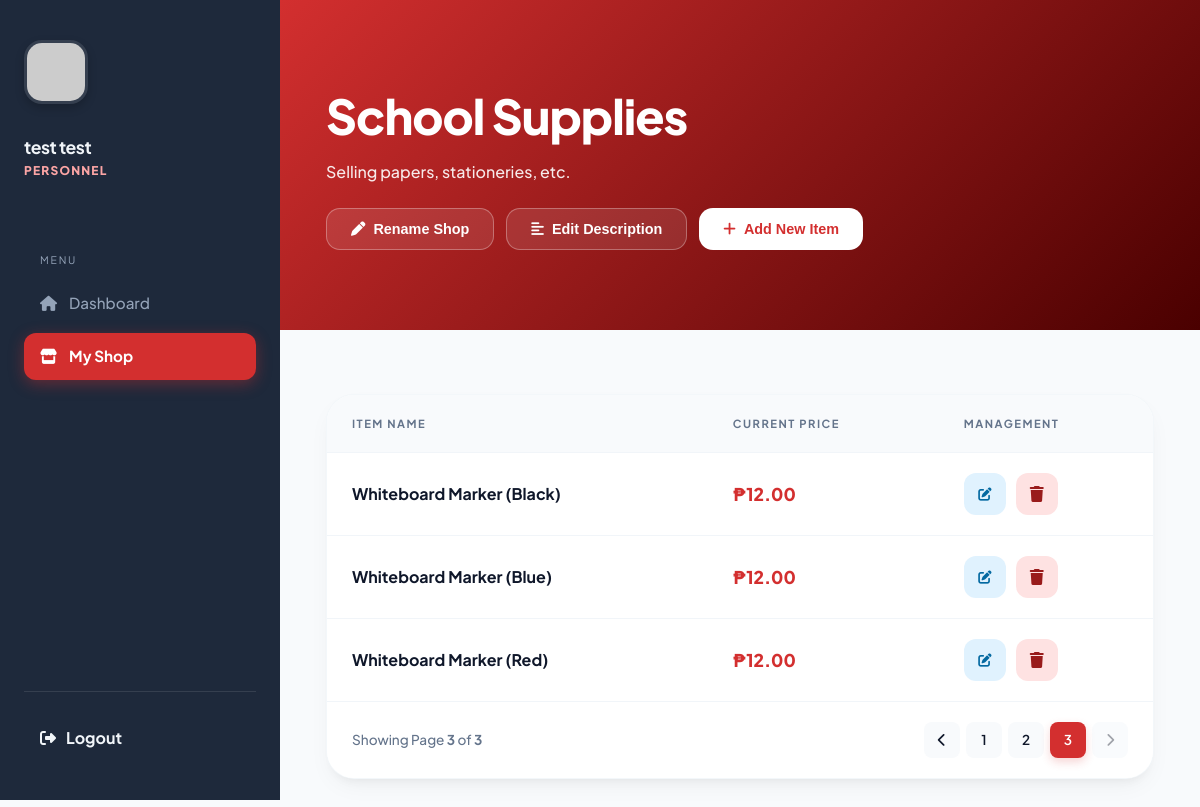
The app's page /manage_shop.php?page=3 (signed in) with its own data.
### tables this page shows
CREATE TABLE `tblshop` (
  `sid` int(11) NOT NULL,
  `accid` int(11) NOT NULL,
  `sname` varchar(255) NOT NULL,
  `shop_description` varchar(255) NOT NULL
);

CREATE TABLE `tblitem` (
  `itemid` int(11) NOT NULL,
  `sid` int(11) NOT NULL,
  `itemname` varchar(255) NOT NULL,
  `price` decimal(10,2) NOT NULL
);

### manage_shop.php (the view, shortened to what this page needs)
<?php
require_once 'includes/connect.php';
$user_id = $_SESSION['user_id'];
$shopQuery = mysqli_query($conn, "SELECT * FROM tblshop WHERE accid = '$user_id' LIMIT 1");
$shop = mysqli_fetch_assoc($shopQuery);
$sid = $shop['sid'];
$sname = $shop['sname'];
$limit = 10;
$page = isset($_GET['page']) && is_numeric($_GET['page']) ? (int)$_GET['page'] : 1;
$offset = ($page - 1) * $limit;
$countQuery = mysqli_query($conn, "SELECT COUNT(*) AS total FROM tblitem WHERE sid = '$sid'");
$countRow = mysqli_fetch_assoc($countQuery);
$total_items = $countRow['total'];
$total_pages = ceil($total_items / $limit);
$itemsQuery = mysqli_query($conn, "SELECT * FROM tblitem WHERE sid = '$sid' ORDER BY itemname ASC LIMIT $limit OFFSET $offset");
?>
<!DOCTYPE html>
<html lang="en">
<head>
    <link rel="stylesheet" href="https://cdnjs.cloudflare.com/ajax/libs/font-awesome/6.4.0/css/all.min.css">
</head>
<body>
<div class="app-container">
    <?php include 'includes/sidebar.php'; ?>
    <main class="main-content">
        <header class="hero">
            <h1 class="welcome-heading"><?php echo htmlspecialchars($sname); ?></h1>
            <?php if (!empty($shop['shop_description'])): ?>
                <p style="opacity: 0.9; margin-top: 0.5rem; font-weight: 500; max-width: 600px;">
                    <?php echo htmlspecialchars($shop['shop_description']); ?>
                </p>
            <?php endif; ?>
            <div class="header-actions">
                <button onclick="openShopEditModal('<?php echo addslashes(htmlspecialchars($sname)); ?>')" class="btn btn-outline">
                    <i class="fas fa-pen"></i> Rename Shop
                </button>
                <button onclick="openDescriptionModal('<?php echo addslashes(htmlspecialchars($shop['shop_description'] ?? '')); ?>')" class="btn btn-outline">
                    <i class="fas fa-align-left"></i> <?php echo empty($shop['shop_description']) ? 'Add Description' : 'Edit Description'; ?>
                </button>
                <button onclick="openModal()" class="btn btn-white"><i class="fas fa-plus"></i> Add New Item</button>
            </div>
        </header>
        <section class="content-body">
            <div class="items-card">
                <table>
                    <thead>
                        <tr><th>Item Name</th><th>Current Price</th><th>Management</th></tr>
                    </thead>
                    <tbody>
                        <?php if (mysqli_num_rows($itemsQuery) > 0): ?>
                            <?php while($row = mysqli_fetch_assoc($itemsQuery)): ?>
                                <tr>
                                    <td><strong><?php echo htmlspecialchars($row['itemname']); ?></strong></td>
                                    <td class="price-tag">₱<?php echo number_format($row['price'], 2); ?></td>
                                    <td class="actions">
                                        <button onclick="openEditModal(<?php echo $row['itemid']; ?>, '<?php echo addslashes(htmlspecialchars($row['itemname'])); ?>', <?php echo $row['price']; ?>)" class="action-btn edit"><i class="fas fa-edit"></i></button>
                                        <a href="process_delete_item.php?id=<?php echo $row['itemid']; ?>"
                                        class="action-btn delete"
                                        onclick="handleDeleteConfirm(event, this.href, '<?php echo addslashes(htmlspecialchars($row['itemname'])); ?>', '<?php echo number_format($row['price'], 2); ?>');">
                                            <i class="fas fa-trash"></i>
                                        </a>
                                    </td>
                                </tr>
                            <?php endwhile; ?>
                        <?php else: ?>
                            <tr><td colspan="3" style="text-align: center; padding: 50px; color: var(--text-muted);">No items yet.</td></tr>
                        <?php endif; ?>
                    </tbody>
                </table>
                <?php if ($total_pages > 1): ?>
                    <div class="pagination-container">
                        <div class="pagination-info">
                            Showing Page <strong><?php echo $page; ?></strong> of <strong><?php echo $total_pages; ?></strong>
                        </div>
                        <nav class="pagination-nav">
                            <a href="?page=<?php echo $page - 1; ?>"
                               class="pagination-link <?php echo ($page <= 1) ? 'disabled' : ''; ?>">
                                <i class="fas fa-chevron-left"></i>
                            </a>
                            <?php for ($i = 1; $i <= $total_pages; $i++): ?>
                                <a href="?page=<?php echo $i; ?>"
                                   class="pagination-link <?php echo ($page == $i) ? 'active' : ''; ?>">
                                    <?php echo $i; ?>
                                </a>
                            <?php endfor; ?>
                            <a href="?page=<?php echo $page + 1; ?>"
                               class="pagination-link <?php echo ($page >= $total_pages) ? 'disabled' : ''; ?>">
                                <i class="fas fa-chevron-right"></i>
                            </a>
                        </nav>
                    </div>
                <?php endif; ?>
            </div>
        </section>
    </main>
</div>
</body>
</html>

### manage_shop.php (style rules this page uses)
:root { --primary: #d32f2f; --primary-dark: #4a0000; --bg-main: #f8fafc; --sidebar-bg: #1e293b; --sidebar-text: #f1f5f9; --sidebar-muted: #94a3b8; --sidebar-hover: rgba(255, 255, 255, 0.05); --sidebar-accent: #fca5a5; --text-main: #0f172a; --text-muted: #64748b; --card-shadow: 0 10px 25px -5px rgba(0, 0, 0, 0.05), 0 8px 10px -6px rgba(0, 0, 0, 0.05); --transition: 0.3s cubic-bezier(0.4, 0, 0.2, 1); }
* { margin: 0; padding: 0; box-sizing: border-box; }
body { font-family: 'Plus Jakarta Sans', sans-serif; background-color: var(--bg-main); color: var(--text-main); line-height: 1.5; }
.app-container { display: flex; min-height: 100vh; width: 100%; }
.main-content { flex: 1; display: flex; flex-direction: column; min-width: 0; }
.hero { position: relative; padding: 5rem 5%; background: linear-gradient(135deg, var(--primary) 0%, var(--primary-dark) 100%); color: white; overflow: hidden; }
.welcome-heading { font-size: clamp(2rem, 4vw, 3.5rem); font-weight: 800; letter-spacing: -1px; z-index: 1; position: relative; }
.header-actions { margin-top: 1.5rem; display: flex; gap: 12px; z-index: 1; position: relative; }
.btn { padding: 12px 24px; border-radius: 14px; font-weight: 700; font-size: 0.9rem; cursor: pointer; transition: var(--transition); border: none; display: flex; align-items: center; gap: 8px; }
.btn-white { background: white; color: var(--primary); }
.btn-outline { background: rgba(255,255,255,0.1); color: white; border: 1px solid rgba(255,255,255,0.3); }
.content-body { padding: 4rem 5%; }
.items-card { background: white; border-radius: 28px; overflow: hidden; box-shadow: var(--card-shadow); border: 1px solid rgba(241, 245, 249, 0.8); }
table { width: 100%; border-collapse: collapse; }
th { background: #f8fafc; text-align: left; padding: 20px 25px; font-size: 0.7rem; text-transform: uppercase; letter-spacing: 1.5px; color: var(--text-muted); }
td { padding: 20px 25px; border-top: 1px solid #f1f5f9; font-weight: 500; }
.price-tag { font-weight: 800; color: var(--primary); font-size: 1.1rem; }
.actions { display: flex; gap: 10px; }
.action-btn { width: 42px; height: 42px; border-radius: 12px; display: flex; align-items: center; justify-content: center; text-decoration: none; border: none; cursor: pointer; }
.edit { background: #e0f2fe; color: #0369a1; }
.delete { background: #fee2e2; color: #991b1b; }
.pagination-container { display: flex; justify-content: space-between; align-items: center; padding: 20px 25px; background: #ffffff; border-top: 1px solid #f1f5f9; }
.pagination-info { font-size: 0.85rem; color: var(--text-muted); font-weight: 500; }
.pagination-nav { display: flex; gap: 6px; }
.pagination-link { display: inline-flex; align-items: center; justify-content: center; min-width: 36px; height: 36px; padding: 0 8px; text-decoration: none; color: var(--text-main); background: var(--bg-main); border-radius: 8px; font-size: 0.85rem; font-weight: 600; transition: var(--transition); }
.pagination-link.active { background: var(--primary); color: white; box-shadow: 0 4px 10px rgba(211, 47, 47, 0.2); }
.pagination-link.disabled { opacity: 0.4; pointer-events: none; background: #f1f5f9; }

### records on screen
tblshop: sname "School Supplies", shop_description "Selling papers, stationeries, etc."
tblitem: itemname "Whiteboard Marker (Black)", price "12.00"
tblitem: itemname "Whiteboard Marker (Blue)", price "12.00"
tblitem: itemname "Whiteboard Marker (Red)", price "12.00"

### other values on screen
$user_name "test test"
$user_role "PERSONNEL"
$page "3"
$total_pages "3"
